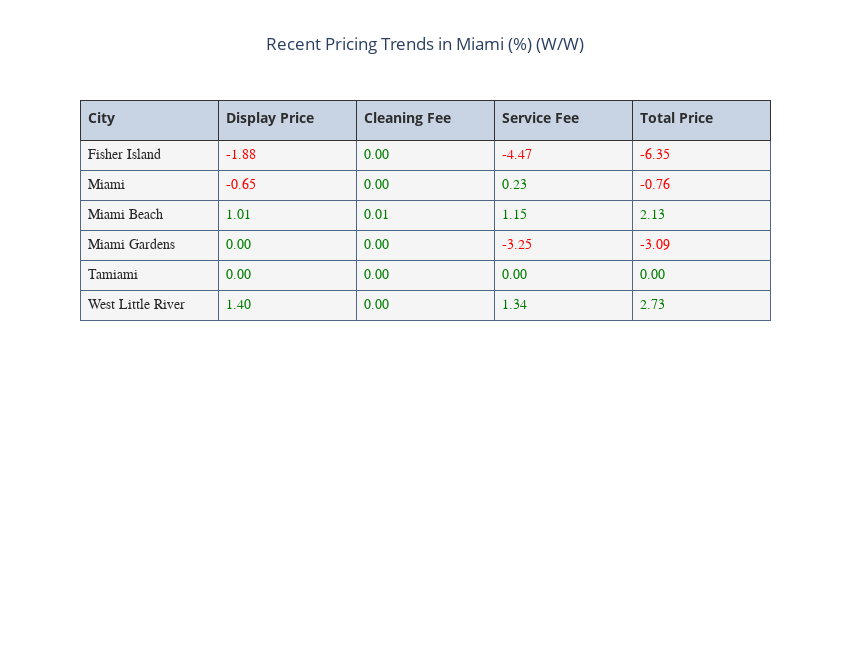

This figure's notebook cell:
### Code cell
florida_price_trends = price_trend_wloc[price_trend_wloc['State'] == 'FL']
#florida_price_trends_zip = florida_price_trends.groupby('zipcode').mean(['cleaning_fee_delta_pct','service_fee_delta_pct','total_price_delta_pct']).reset_index()
florida_price_trends_city = florida_price_trends.groupby('City').mean(['cleaning_fee_delta_pct','service_fee_delta_pct','total_price_delta_pct']).reset_index()
"""
florida_price_trends_fig = go.Figure()
florida_price_trends_fig.add_trace(go.Scatter(x=price_data_date['check_in'], y=price_data_date['cleaning_fee'],
                    mode='lines',
                    name='Cleaning Fee'))
florida_price_trends_fig.add_trace(go.Scatter(x=price_data_date['check_in'], y=price_data_date['service_fee'],
                    mode='lines',
                    name='Service Fee'))
florida_price_trends_fig.add_trace(go.Scatter(x=price_data_date['check_in'], y=price_data_date['total_price'],
                    mode='lines', 
                    name='Total Price'))
florida_price_trends_fig.update_layout(title_text="Pricing Data by Pull Time", xaxis_title='Date', yaxis_title='Price ($)')
filename = "newsletter_features/florida_price_trends_fig_june19.png"
florida_price_trends_fig.write_image(filename, engine='kaleido', width=2000, height=500)
florida_price_trends_fig.show()
"""
import plotly.graph_objects as go

cities = florida_price_trends_city['City']
vals = [florida_price_trends_city['display_price_delta_pct'], florida_price_trends_city['cleaning_fee_delta_pct'], florida_price_trends_city['service_fee_delta_pct'], florida_price_trends_city['total_price_delta_pct']]
font_color = ['rgb(40,40,40)'] +  [['rgb(255,0,0)' if v < 0 else 'rgb(0,125,0)' for v in vals[k]] for k in range(4)]

table_trace = go.Table(
                 columnwidth= [50]+[50]+[50]+[50]+[50],
                 columnorder=[0, 1, 2, 3, 4],
                 header = dict(height = 40,
                               values = [['<b>City</b>'], ['<b>Display Price</b>'], ['<b>Cleaning Fee</b>'], ['<b>Service Fee</b>'],['<b>Total Price</b>']],
                               line = dict(color='rgb(50,50,50)'),
                               align = ['left']*5,
                               font = dict(color=['rgb(45,45,45)']*4, size=14),
                             
                              ),
                 cells = dict(values = [cities, vals[0], vals[1], vals[2], vals[3]],
                              line = dict(color='#506784'),
                              align = ['left']*5,
                              
                              font = dict(family="Arial", size=14, color=font_color),
                              format = [None, ",.2f"],  #add % sign here
                              height = 30,
                              fill = dict(color='rgb(245,245,245)'))
                             )
                 

layout = go.Layout(width=850, height=650, autosize=False, 
              title_text='Recent Pricing Trends in Miami (%) (W/W)',
                   title_x=0.5, showlegend=False)
florda_price_trend_fig = go.Figure(data=[table_trace], layout=layout)
filename = "newsletter_features/florida_price_trends_table_cities_weekly.png"
florda_price_trend_fig.write_image(filename, engine='kaleido', width=875, height=700)
florda_price_trend_fig.show()

# Look to do one price value and look and price change by day of the week

### Figure 1 — Plotly figure (JSON) as saved in the notebook; plotly's stock layout.template omitted (floating-point values rounded to 4 significant figures)
{"data": [{"cells": {"align": ["left", "left", "left", "left", "left"], "fill": {"color": "rgb(245,245,245)"}, "font": {"color": ["rgb(40,40,40)", ["rgb(255,0,0)", "rgb(255,0,0)", "rgb(0,125,0)", "rgb(0,125,0)", "rgb(0,125,0)", "rgb(0,125,0)"], ["rgb(0,125,0)", "rgb(0,125,0)", "rgb(0,125,0)", "rgb(0,125,0)", "rgb(0,125,0)", "rgb(0,125,0)"], ["rgb(255,0,0)", "rgb(0,125,0)", "rgb(0,125,0)", "rgb(255,0,0)", "rgb(0,125,0)", "rgb(0,125,0)"], ["rgb(255,0,0)", "rgb(255,0,0)", "rgb(0,125,0)", "rgb(255,0,0)", "rgb(0,125,0)", "rgb(0,125,0)"]], "family": "Arial", "size": 14}, "format": [null, ",.2f"], "height": 30, "line": {"color": "#506784"}, "values": [["Fisher Island", "Miami", "Miami Beach", "Miami Gardens", "Tamiami", "West Little River"], [-1.884, -0.6481, 1.011, null, 0, 1.398], [0, 0, 0.007365, null, 0, 0], [-4.467, 0.2298, 1.15, -3.254, 0, 1.337], [-6.351, -0.7563, 2.126, -3.088, 0, 2.735]]}, "columnorder": [0, 1, 2, 3, 4], "columnwidth": [50, 50, 50, 50, 50], "header": {"align": ["left", "left", "left", "left", "left"], "font": {"color": ["rgb(45,45,45)", "rgb(45,45,45)", "rgb(45,45,45)", "rgb(45,45,45)"], "size": 14}, "height": 40, "line": {"color": "rgb(50,50,50)"}, "values": [["<b>City</b>"], ["<b>Display Price</b>"], ["<b>Cleaning Fee</b>"], ["<b>Service Fee</b>"], ["<b>Total Price</b>"]]}, "type": "table"}], "layout": {"autosize": false, "height": 650, "showlegend": false, "title": {"text": "Recent Pricing Trends in Miami (%) (W/W)", "x": 0.5}, "width": 850}}
